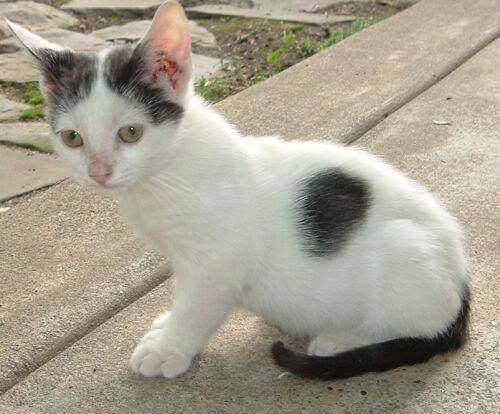
#> input picture opencv/image/cat.jpg, 500 x 414 px
$ python 10.py
#> lines starting #> are read from the running program, lines starting #| are printed output that depends on the picture; after the words box and inside, x2 and y2 are one past the last pixel; in counts of white or black regions, pixels touching at a corner belong together
import cv2
import numpy as np

# 1. 读取两张图片（确保高度相同，否则先统一高度）
img1 = cv2.imread('../image/cat.jpg')
#> img1 is the input picture: shape (414, 500, 3); mean B, G, R 144.3, 159.9, 165.9
img2 = cv2.imread('../image/dog.png')
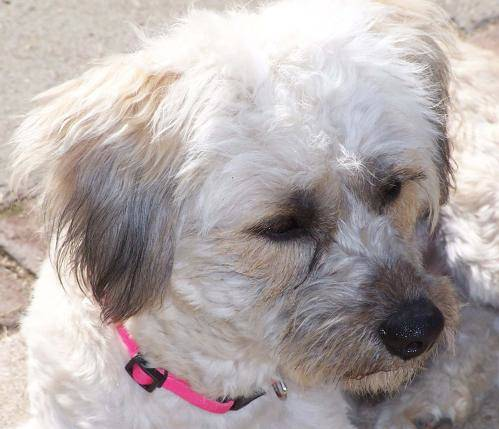
#> input picture opencv/image/dog.png, 499 x 429 px
#> img2 is the input picture: shape (429, 499, 3); mean B, G, R 169.1, 169.9, 178.9
if img1 is None or img2 is None:
    print("无法读取图片！")
else:
    # 2. 统一高度（将 img2 高度调整为与 img1 一致）
    h1, w1 = img1.shape[:2]
#> h1 = 414; w1 = 500
    h2, w2 = img2.shape[:2]
#> h2 = 429; w2 = 499
    if h1 != h2:
        img2 = cv2.resize(img2, (w2, h1))
#> img2: shape (414, 499, 3)

    overlap = 100  # 重叠区域宽度（可调整）
    output_w = w1 + w2 - overlap
#> output_w = 899
    output = np.zeros((h1, output_w, 3), dtype=np.uint8)

    # 3. 左边部分：img1 的前 w1-overlap 列
    output[:, :w1 - overlap] = img1[:, :w1 - overlap]
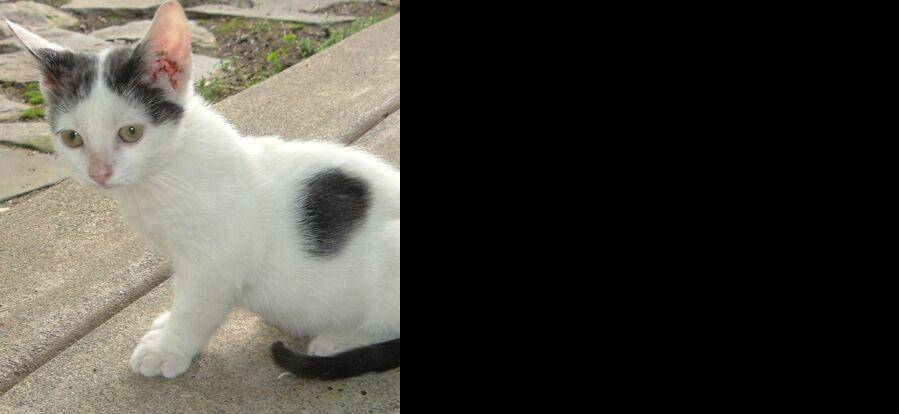
#> output: shape (414, 899, 3); mean B, G, R 62.4, 69.4, 72

    # 4. 重叠区域：线性加权混合（img1 权重从1→0，img2 从0→1）
    for i in range(overlap):
        alpha = 1 - (i / overlap)
        beta = i / overlap
        output[:, w1 - overlap + i] = cv2.addWeighted(
            img1[:, w1 - overlap + i], alpha,
            img2[:, i], beta, 0
        )
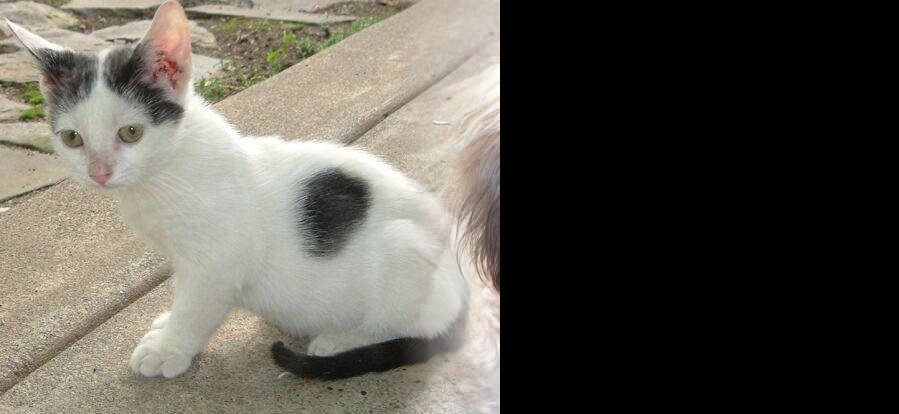
#> output: shape (414, 899, 3); 11.12% of pixels changed, all inside (x1, y1, x2, y2) = (400, 0, 500, 414)

    # 5. 右边部分：img2 的 overlap 之后的列
    output[:, w1:] = img2[:, overlap:]
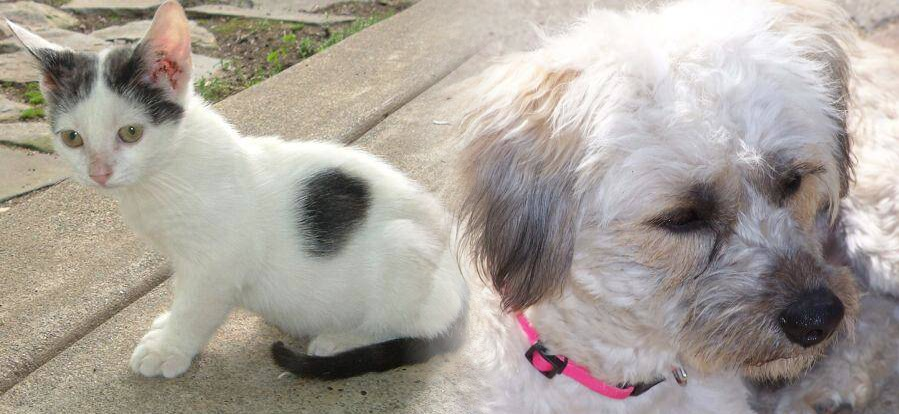
#> output: shape (414, 899, 3); mean B, G, R 154.1, 161.8, 169.1

    # 6. 显示并保存结果
    cv2.imshow('Stitched Image', output)
    cv2.imwrite('stitched.jpg', output)
    cv2.waitKey(0)
    cv2.destroyAllWindows()
